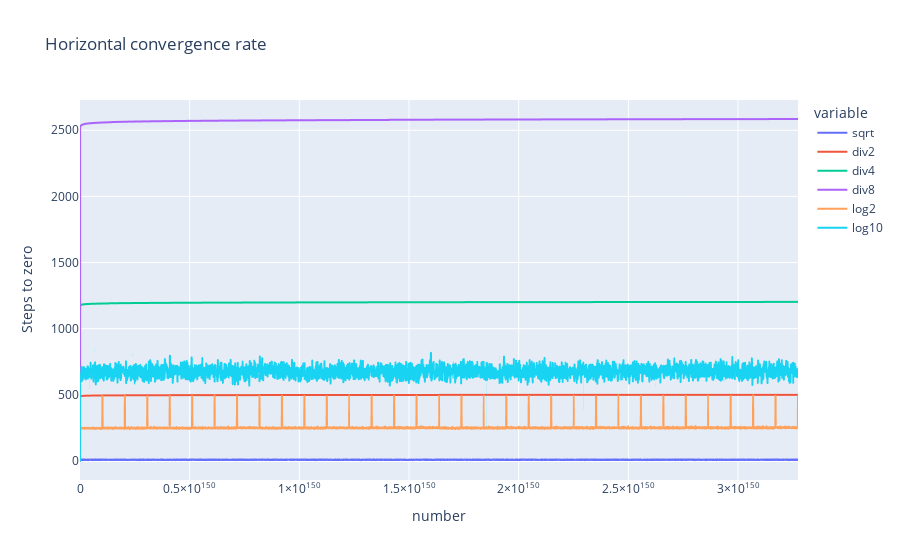

Here is the notebook cell this chart was saved with:
### Code cell
df_horizontal = pd.DataFrame(data=data_horizontal, columns=columns)
fig = px.line(df_horizontal, x="number", y=columns[1:], labels={"index": "Number", "value": "Steps to zero"}, title="Horizontal convergence rate")
fig.show()

### Figure 1 — Plotly figure (JSON) as saved in the notebook; plotly's stock layout.template omitted (floating-point values rounded to 4 significant figures; data arrays with more than 128 entries replaced by an {"elided": "..."} marker saying what was removed)
{"data": [{"hovertemplate": "variable=sqrt<br>number=%{x}<br>Steps to zero=%{y}<extra></extra>", "legendgroup": "sqrt", "line": {"color": "#636efa", "dash": "solid"}, "marker": {"symbol": "circle"}, "mode": "lines", "name": "sqrt", "showlegend": true, "type": "scattergl", "x": {"elided": "4001 float values"}, "xaxis": "x", "y": {"elided": "4001 int values"}, "yaxis": "y"}, {"hovertemplate": "variable=div2<br>number=%{x}<br>Steps to zero=%{y}<extra></extra>", "legendgroup": "div2", "line": {"color": "#EF553B", "dash": "solid"}, "marker": {"symbol": "circle"}, "mode": "lines", "name": "div2", "showlegend": true, "type": "scattergl", "x": {"elided": "4001 float values"}, "xaxis": "x", "y": {"elided": "4001 int values"}, "yaxis": "y"}, {"hovertemplate": "variable=div4<br>number=%{x}<br>Steps to zero=%{y}<extra></extra>", "legendgroup": "div4", "line": {"color": "#00cc96", "dash": "solid"}, "marker": {"symbol": "circle"}, "mode": "lines", "name": "div4", "showlegend": true, "type": "scattergl", "x": {"elided": "4001 float values"}, "xaxis": "x", "y": {"elided": "4001 int values"}, "yaxis": "y"}, {"hovertemplate": "variable=div8<br>number=%{x}<br>Steps to zero=%{y}<extra></extra>", "legendgroup": "div8", "line": {"color": "#ab63fa", "dash": "solid"}, "marker": {"symbol": "circle"}, "mode": "lines", "name": "div8", "showlegend": true, "type": "scattergl", "x": {"elided": "4001 float values"}, "xaxis": "x", "y": {"elided": "4001 int values"}, "yaxis": "y"}, {"hovertemplate": "variable=log2<br>number=%{x}<br>Steps to zero=%{y}<extra></extra>", "legendgroup": "log2", "line": {"color": "#FFA15A", "dash": "solid"}, "marker": {"symbol": "circle"}, "mode": "lines", "name": "log2", "showlegend": true, "type": "scattergl", "x": {"elided": "4001 float values"}, "xaxis": "x", "y": {"elided": "4001 int values"}, "yaxis": "y"}, {"hovertemplate": "variable=log10<br>number=%{x}<br>Steps to zero=%{y}<extra></extra>", "legendgroup": "log10", "line": {"color": "#19d3f3", "dash": "solid"}, "marker": {"symbol": "circle"}, "mode": "lines", "name": "log10", "showlegend": true, "type": "scattergl", "x": {"elided": "4001 float values"}, "xaxis": "x", "y": {"elided": "4001 int values"}, "yaxis": "y"}], "layout": {"legend": {"title": {"text": "variable"}, "tracegroupgap": 0}, "title": {"text": "Horizontal convergence rate"}, "xaxis": {"anchor": "y", "domain": [0, 1], "title": {"text": "number"}}, "yaxis": {"anchor": "x", "domain": [0, 1], "title": {"text": "Steps to zero"}}}}
